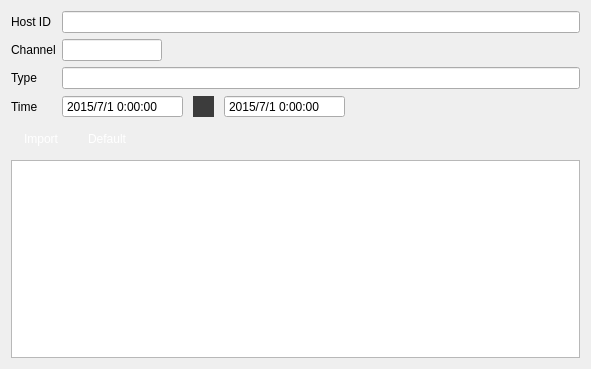
<?xml version="1.0" encoding="UTF-8"?>
<ui version="4.0">
 <class>VSCLicense</class>
 <widget class="QWidget" name="VSCLicense">
  <property name="geometry">
   <rect>
    <x>0</x>
    <y>0</y>
    <width>591</width>
    <height>369</height>
   </rect>
  </property>
  <property name="windowTitle">
   <string>Master Hard Disk Selecting</string>
  </property>
  <property name="windowIcon">
   <iconset>
    <normaloff>:/logo/resources/vscsmall.jpg</normaloff>:/logo/resources/vscsmall.jpg</iconset>
  </property>
  <layout class="QVBoxLayout" name="verticalLayout">
   <item>
    <layout class="QGridLayout" name="gridLayout">
     <item row="0" column="1">
      <widget class="QLineEdit" name="hostId">
       <property name="readOnly">
        <bool>true</bool>
       </property>
      </widget>
     </item>
     <item row="1" column="0">
      <widget class="QLabel" name="label_2">
       <property name="text">
        <string>Channel</string>
       </property>
      </widget>
     </item>
     <item row="2" column="0">
      <widget class="QLabel" name="label_3">
       <property name="text">
        <string>Type</string>
       </property>
      </widget>
     </item>
     <item row="2" column="1">
      <widget class="QLineEdit" name="type">
       <property name="enabled">
        <bool>true</bool>
       </property>
       <property name="maximumSize">
        <size>
         <width>16777215</width>
         <height>16777215</height>
        </size>
       </property>
       <property name="readOnly">
        <bool>true</bool>
       </property>
      </widget>
     </item>
     <item row="1" column="1">
      <widget class="QLineEdit" name="channel">
       <property name="enabled">
        <bool>true</bool>
       </property>
       <property name="maximumSize">
        <size>
         <width>100</width>
         <height>16777215</height>
        </size>
       </property>
       <property name="readOnly">
        <bool>true</bool>
       </property>
      </widget>
     </item>
     <item row="0" column="0">
      <widget class="QLabel" name="label">
       <property name="text">
        <string>Host ID</string>
       </property>
      </widget>
     </item>
     <item row="3" column="0">
      <widget class="QLabel" name="label_4">
       <property name="text">
        <string>Time</string>
       </property>
      </widget>
     </item>
     <item row="3" column="1">
      <layout class="QHBoxLayout" name="horizontalLayout_2">
       <property name="spacing">
        <number>10</number>
       </property>
       <item>
        <widget class="QDateTimeEdit" name="startTime">
         <property name="styleSheet">
          <string notr="true"/>
         </property>
         <property name="wrapping">
          <bool>false</bool>
         </property>
         <property name="readOnly">
          <bool>true</bool>
         </property>
         <property name="buttonSymbols">
          <enum>QAbstractSpinBox::NoButtons</enum>
         </property>
         <property name="accelerated">
          <bool>false</bool>
         </property>
         <property name="showGroupSeparator" stdset="0">
          <bool>false</bool>
         </property>
         <property name="dateTime">
          <datetime>
           <hour>0</hour>
           <minute>0</minute>
           <second>0</second>
           <year>2015</year>
           <month>7</month>
           <day>1</day>
          </datetime>
         </property>
         <property name="displayFormat">
          <string>yyyy/M/d H:mm:ss</string>
         </property>
         <property name="calendarPopup">
          <bool>false</bool>
         </property>
        </widget>
       </item>
       <item>
        <widget class="QPushButton" name="pushButton">
         <property name="minimumSize">
          <size>
           <width>21</width>
           <height>21</height>
          </size>
         </property>
         <property name="maximumSize">
          <size>
           <width>21</width>
           <height>21</height>
          </size>
         </property>
         <property name="styleSheet">
          <string notr="true">background-color:rgb(60, 60, 60);
border:none;</string>
         </property>
         <property name="text">
          <string/>
         </property>
         <property name="icon">
          <iconset resource="../../../../veuilib/src/velibui.qrc">
           <normaloff>:/date/resources/date/libuinextm.png</normaloff>:/date/resources/date/libuinextm.png</iconset>
         </property>
        </widget>
       </item>
       <item>
        <widget class="QDateTimeEdit" name="endTime">
         <property name="styleSheet">
          <string notr="true"/>
         </property>
         <property name="readOnly">
          <bool>true</bool>
         </property>
         <property name="buttonSymbols">
          <enum>QAbstractSpinBox::NoButtons</enum>
         </property>
         <property name="dateTime">
          <datetime>
           <hour>0</hour>
           <minute>0</minute>
           <second>0</second>
           <year>2015</year>
           <month>7</month>
           <day>1</day>
          </datetime>
         </property>
         <property name="displayFormat">
          <string>yyyy/M/d H:mm:ss</string>
         </property>
         <property name="calendarPopup">
          <bool>false</bool>
         </property>
        </widget>
       </item>
       <item>
        <spacer name="horizontalSpacer">
         <property name="orientation">
          <enum>Qt::Horizontal</enum>
         </property>
         <property name="sizeHint" stdset="0">
          <size>
           <width>40</width>
           <height>20</height>
          </size>
         </property>
        </spacer>
       </item>
      </layout>
     </item>
    </layout>
   </item>
   <item>
    <layout class="QHBoxLayout" name="horizontalLayout">
     <item>
      <widget class="QPushButton" name="pushButtonImport">
       <property name="minimumSize">
        <size>
         <width>60</width>
         <height>30</height>
        </size>
       </property>
       <property name="maximumSize">
        <size>
         <width>60</width>
         <height>30</height>
        </size>
       </property>
       <property name="styleSheet">
        <string notr="true">QPushButton { 
border:none;
color:white;
background-image: url(:/action/resources/button.png);}
QPushButton:hover {
	background-image: url(:/action/resources/buttonpress.png);}
QPushButton:pressed {
	background-image: url(:/action/resources/button.png);}
</string>
       </property>
       <property name="text">
        <string>Import</string>
       </property>
       <property name="iconSize">
        <size>
         <width>60</width>
         <height>40</height>
        </size>
       </property>
      </widget>
     </item>
     <item>
      <widget class="QPushButton" name="pushButtonDefault">
       <property name="minimumSize">
        <size>
         <width>60</width>
         <height>30</height>
        </size>
       </property>
       <property name="maximumSize">
        <size>
         <width>60</width>
         <height>30</height>
        </size>
       </property>
       <property name="styleSheet">
        <string notr="true">QPushButton { 
border:none;
color:white;
background-image: url(:/action/resources/button.png);}
QPushButton:hover {
	background-image: url(:/action/resources/buttonpress.png);}
QPushButton:pressed {
	background-image: url(:/action/resources/buttonpress.png);}
</string>
       </property>
       <property name="text">
        <string>Default</string>
       </property>
       <property name="iconSize">
        <size>
         <width>60</width>
         <height>40</height>
        </size>
       </property>
      </widget>
     </item>
     <item>
      <spacer name="horizontalSpacer_2">
       <property name="orientation">
        <enum>Qt::Horizontal</enum>
       </property>
       <property name="sizeHint" stdset="0">
        <size>
         <width>40</width>
         <height>20</height>
        </size>
       </property>
      </spacer>
     </item>
    </layout>
   </item>
   <item>
    <widget class="QTextEdit" name="lic">
     <property name="styleSheet">
      <string notr="true">font: 10pt &quot;Arial&quot;;</string>
     </property>
     <property name="readOnly">
      <bool>true</bool>
     </property>
     <property name="html">
      <string>&lt;!DOCTYPE HTML PUBLIC &quot;-//W3C//DTD HTML 4.0//EN&quot; &quot;http://www.w3.org/TR/REC-html40/strict.dtd&quot;&gt;
&lt;html&gt;&lt;head&gt;&lt;meta name=&quot;qrichtext&quot; content=&quot;1&quot; /&gt;&lt;style type=&quot;text/css&quot;&gt;
p, li { white-space: pre-wrap; }
&lt;/style&gt;&lt;/head&gt;&lt;body style=&quot; font-family:'Arial'; font-size:10pt; font-weight:400; font-style:normal;&quot;&gt;
&lt;p style=&quot;-qt-paragraph-type:empty; margin-top:0px; margin-bottom:0px; margin-left:0px; margin-right:0px; -qt-block-indent:0; text-indent:0px;&quot;&gt;&lt;br /&gt;&lt;/p&gt;&lt;/body&gt;&lt;/html&gt;</string>
     </property>
    </widget>
   </item>
  </layout>
 </widget>
 <resources>
  <include location="../../main/vscmainwindows.qrc"/>
  <include location="../../../../veuilib/src/velibui.qrc"/>
 </resources>
 <connections/>
</ui>
